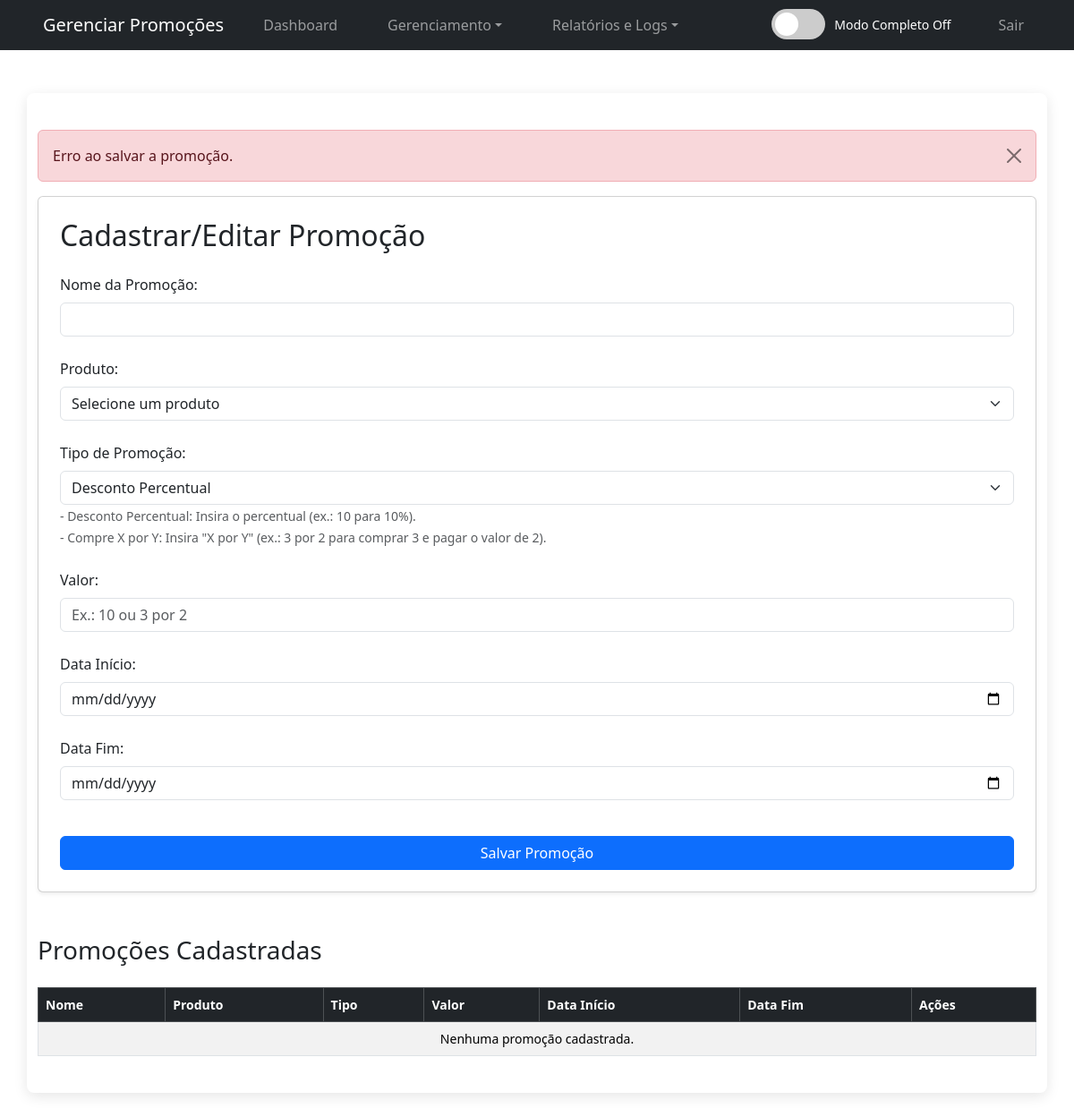
The app's page /gerenciar_promocoes.php?erro=id_nao_fornecido (signed in), older data.
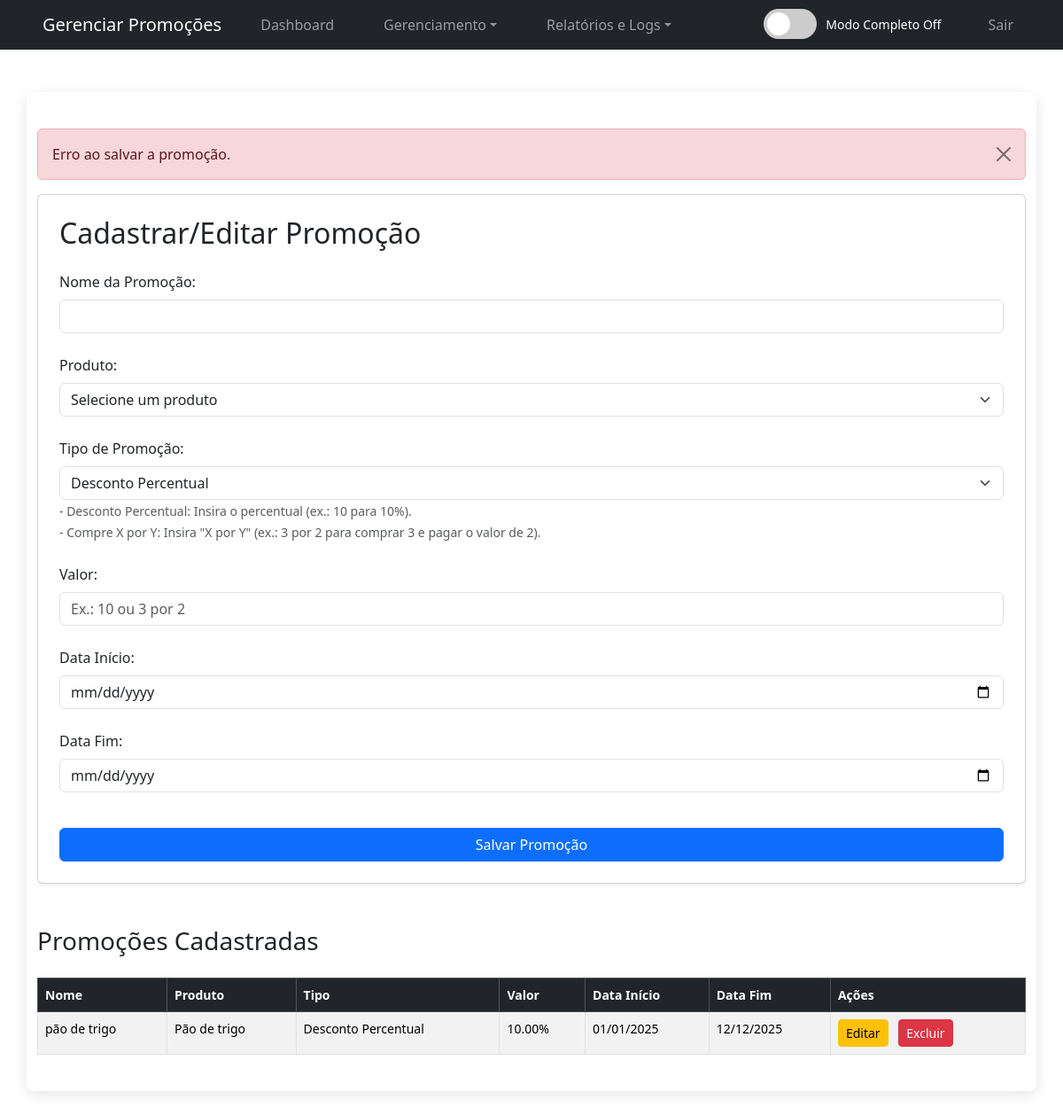
The same page, newer data.
### tables this page shows
CREATE TABLE `promocoes` (
  `id` int(11) NOT NULL AUTO_INCREMENT,
  `nome` varchar(100) NOT NULL,
  `tipo` enum('percentual','leve_pague') NOT NULL,
  `valor` decimal(10,2) NOT NULL,
  `produto_id` int(11) DEFAULT NULL,
  `categoria_id` int(11) DEFAULT NULL,
  `data_inicio` date NOT NULL,
  `data_fim` date NOT NULL,
  `ativa` tinyint(1) DEFAULT 1,
  PRIMARY KEY (`id`),
  KEY `categoria_id` (`categoria_id`),
  KEY `fk_promocoes_produto` (`produto_id`),
  CONSTRAINT `fk_promocoes_produto` FOREIGN KEY (`produto_id`) REFERENCES `produtos` (`id`) ON DELETE CASCADE,
  CONSTRAINT `promocoes_ibfk_1` FOREIGN KEY (`produto_id`) REFERENCES `produtos` (`id`) ON DELETE SET NULL,
  CONSTRAINT `promocoes_ibfk_2` FOREIGN KEY (`categoria_id`) REFERENCES `categorias` (`id`) ON DELETE SET NULL
);

CREATE TABLE `produtos` (
  `id` int(11) NOT NULL AUTO_INCREMENT,
  `nome_produto` varchar(100) NOT NULL,
  `descricao` text DEFAULT NULL,
  `quantidade` int(10) unsigned NOT NULL DEFAULT 0,
  `preco` decimal(10,2) NOT NULL,
  `imagem` varchar(255) DEFAULT NULL COMMENT 'Nome do arquivo da imagem',
  `estoque_minimo` int(10) unsigned NOT NULL DEFAULT 0,
  `categoria_id` int(11) DEFAULT NULL,
  `data_validade` date DEFAULT NULL,
  `fornecedor_id` int(11) DEFAULT NULL,
  PRIMARY KEY (`id`),
  KEY `fk_categoria` (`categoria_id`),
  KEY `fornecedor_id` (`fornecedor_id`),
  CONSTRAINT `fk_categoria` FOREIGN KEY (`categoria_id`) REFERENCES `categorias` (`id`),
  CONSTRAINT `produtos_ibfk_1` FOREIGN KEY (`fornecedor_id`) REFERENCES `fornecedores` (`id`) ON DELETE SET NULL
);

### gerenciar_promocoes.php (the view, shortened to what the changed rows need)
<?php
require_once 'conexao.php';
$sql_promocoes = "SELECT p.*, pr.nome_produto
                  FROM promocoes p
                  JOIN produtos pr ON p.produto_id = pr.id";
$resultado_promocoes = $conexao->query($sql_promocoes);
$promocoes = [];
while ($row = $resultado_promocoes->fetch_assoc()) {
    $promocoes[] = $row;
}
?>
<!DOCTYPE html>
<html lang="pt-BR">
<head>
    <link rel="stylesheet" href="style.css">
    <link href="https://cdn.jsdelivr.net/npm/bootstrap@5.3.3/dist/css/bootstrap.min.css" rel="stylesheet">
</head>
<body>
    <?php include 'navbar.php'; ?>
    <div class="container mt-5">
        <div class="card p-4 shadow-sm">
            <h2 class="mb-4">Cadastrar/Editar Promoção</h2>
        </div>
        <div class="table-responsive mt-5">
            <table class="table table-striped table-bordered">
                <thead class="table-dark">
                    <tr>
                        <th>Nome</th>
                        <th>Produto</th>
                        <th>Tipo</th>
                        <th>Valor</th>
                        <th>Data Início</th>
                        <th>Data Fim</th>
                        <th>Ações</th>
                    </tr>
                </thead>
                <tbody>
                    <?php if (!empty($promocoes)): ?>
                        <?php foreach ($promocoes as $promocao): ?>
                            <tr>
                                <td><?php echo htmlspecialchars($promocao['nome']); ?></td>
                                <td><?php echo htmlspecialchars($promocao['nome_produto']); ?></td>
                                <td><?php echo $promocao['tipo'] === 'percentual' ? 'Desconto Percentual' : 'Compre X por Y'; ?></td>
                                <td>
                                    <?php echo $promocao['tipo'] === 'percentual'
                                        ? htmlspecialchars($promocao['valor']) . '%'
                                        : htmlspecialchars($promocao['valor']); ?>
                                </td>
                                <td><?php echo date('d/m/Y', strtotime($promocao['data_inicio'])); ?></td>
                                <td><?php echo date('d/m/Y', strtotime($promocao['data_fim'])); ?></td>
                                <td>
                                    <a href="editar_promocao.php?id=<?php echo $promocao['id']; ?>" class="btn btn-warning btn-sm">Editar</a>
                                    <a href="gerenciar_promocoes.php?excluir=<?php echo $promocao['id']; ?>"
                                        class="btn btn-danger btn-sm ms-2"
                                        onclick="return confirm('Tem certeza que deseja excluir esta promoção?')">Excluir</a>
                                </td>
                            </tr>
                        <?php endforeach; ?>
                    <?php else: ?>
                        <tr>
                            <td colspan="7" class="text-center">Nenhuma promoção cadastrada.</td>
                        </tr>
                    <?php endif; ?>
                </tbody>
            </table>
        </div>
    </div>
</body>
</html>

Row changes from the older to the newer data that the page shows:
added promocoes: nome "pão de trigo", produto.nome_produto "Pão de trigo", tipo "Desconto Percentual", valor "10.00", data_inicio "01/01/2025", data_fim "12/12/2025"
Text that changed along with them:
text no longer shown: "Nenhuma promoção cadastrada."
